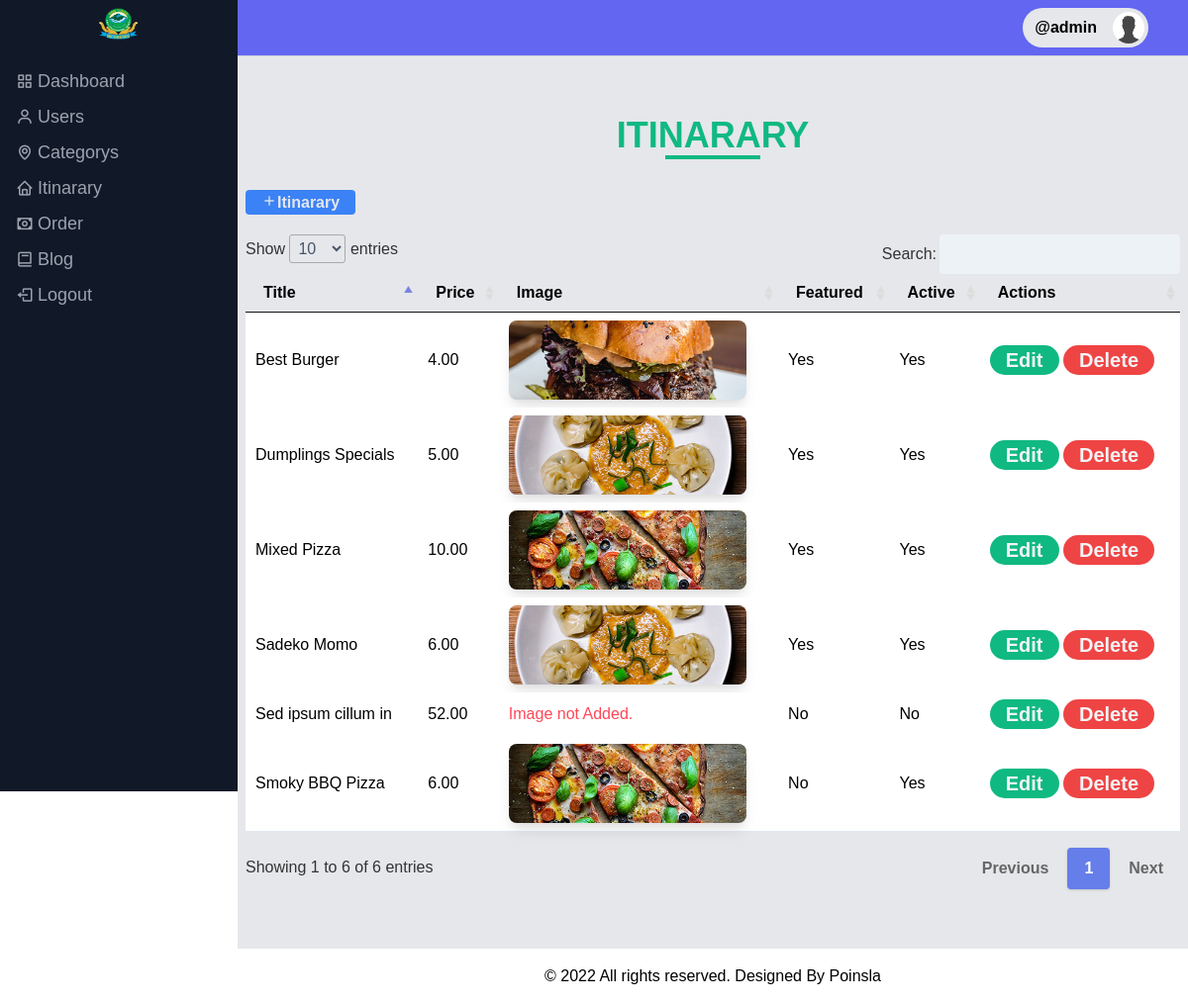
/admin/manage-food.php (signed in), run on an earlier commit of the app's database.
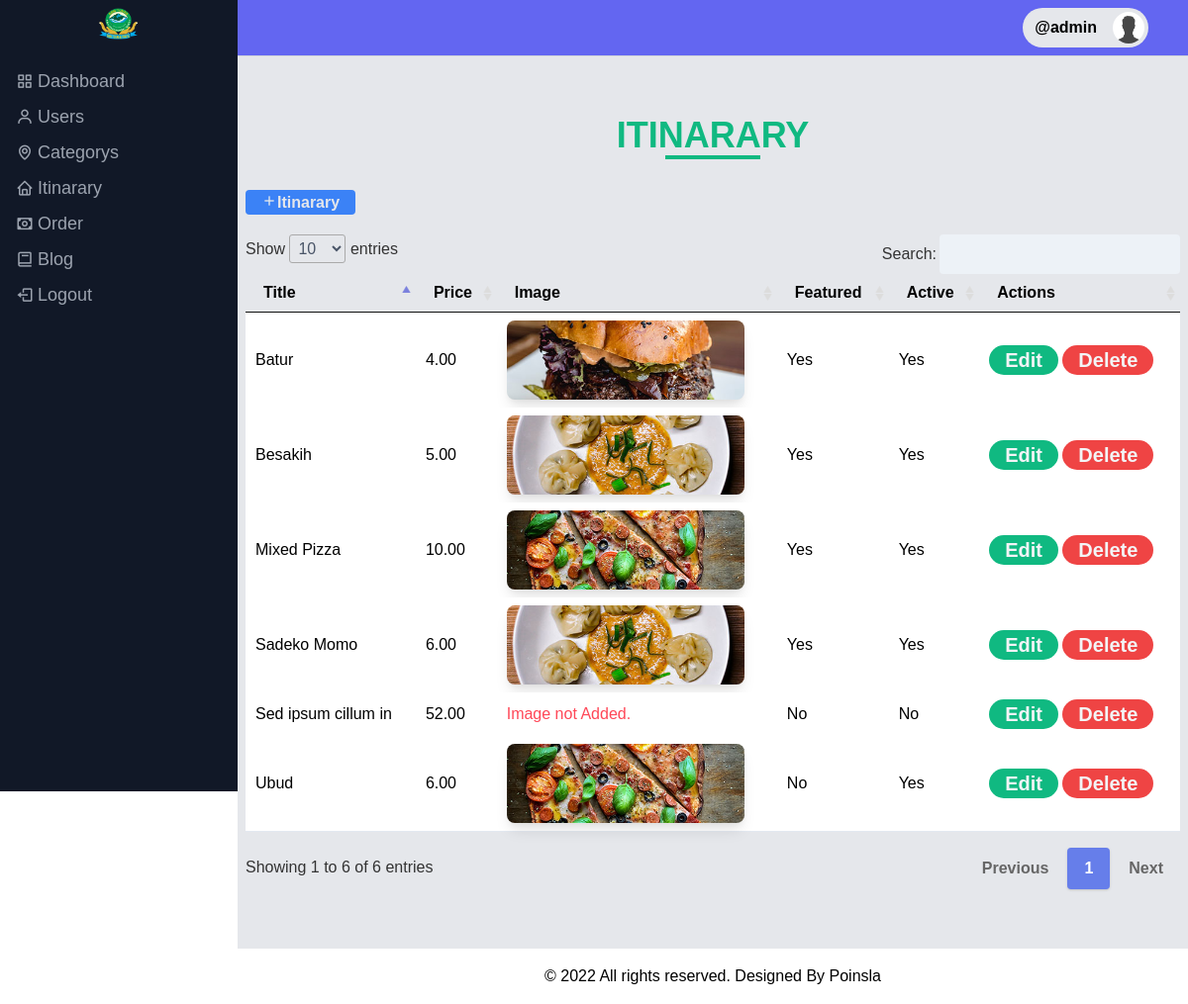
And on a later commit of the database.
### tables this page shows
CREATE TABLE `tbl_food` (
  `id` int(10) UNSIGNED NOT NULL,
  `category_id` int(10) UNSIGNED NOT NULL,
  `title` varchar(100) NOT NULL,
  `description` text NOT NULL,
  `price` decimal(10,2) NOT NULL,
  `image_name` varchar(255) NOT NULL,
  `featured` varchar(10) NOT NULL,
  `active` varchar(10) NOT NULL
);

### admin/manage-food.php (the view, shortened to what this page needs)
<?php include('partials/menu.php'); ?>
<div class="bg-gray-200 md:ml-16 lg:ml-60 px-2 py-10">
    <div class="py-5">
        <h1 class="text-center text-green-500 font-semibold text-4xl uppercase">Itinarary</h1>
        <div class="flex justify-center">
            <div class="h-1 w-24 mb-3 bg-green-500"></div>
        </div>
    </div>
    <a href="<?php echo SITEURL; ?>admin/add-food.php" class="bg-blue-500 px-4 font-semibold rounded py-1 text-gray-200"><i class="bx bx-plus"></i>Itinarary</a>
    <div class="py-5 overflow-x-scroll">
        <table id="category-destination">
            <thead>
                <tr>
                    <th>Title</th>
                    <th>Price</th>
                    <th>Image</th>
                    <th>Featured</th>
                    <th>Active</th>
                    <th>Actions</th>
                </tr>
            </thead>
            <tbody>
                <?php
                $sql = "SELECT * FROM tbl_food ORDER BY id DESC";
                $res = mysqli_query($conn, $sql);
                $count = mysqli_num_rows($res);
                if ($count > 0) {
                    while ($row = mysqli_fetch_assoc($res)) {
                        $id = $row['id'];
                        $title = $row['title'];
                        $price = $row['price'];
                        $image_name = $row['image_name'];
                        $featured = $row['featured'];
                        $active = $row['active'];
                ?>
                        <tr>
                            <td><?= $title; ?></td>
                            <td><?= $price; ?></td>
                            <td>
                                <?php
                                if ($image_name != "") {
                                ?>
                                    <img src="<?= SITEURL; ?>images/food/<?= $image_name; ?>" class="h-20 w-60 bg-indigo-500 rounded-lg object-cover shadow-lg object-center" />
                                <?php
                                } else {
                                    echo "<div class='error'>Image not Added.</div>";
                                }
                                ?>
                            </td>
                            <td><?= $featured; ?></td>
                            <td><?= $active; ?></td>
                            <td>
                                <a href="<?= SITEURL; ?>admin/update-food.php?id=<?= $id; ?>" class="bg-green-500 py-1 px-4 rounded-full text-xl font-semibold text-gray-100">Edit</a>
                                <a href="<?= SITEURL; ?>admin/delete-food.php.php?id=<?= $id; ?>&image_name=<?= $image_name; ?>" class="bg-red-500 py-1 px-4 rounded-full text-xl font-semibold text-gray-100">Delete</a>
                            </td>
                        </tr>
                    <?php
                    }
                }
                ?>
            </tbody>
        </table>
    </div>
</div>
<?php include('partials/footer.php'); ?>

What changed in the data, as far as the page shows it:
changed tbl_food: title "Smoky BBQ Pizza" → "Ubud"
changed tbl_food: title "Best Burger" → "Batur"
changed tbl_food: title "Dumplings Specials" → "Besakih"
